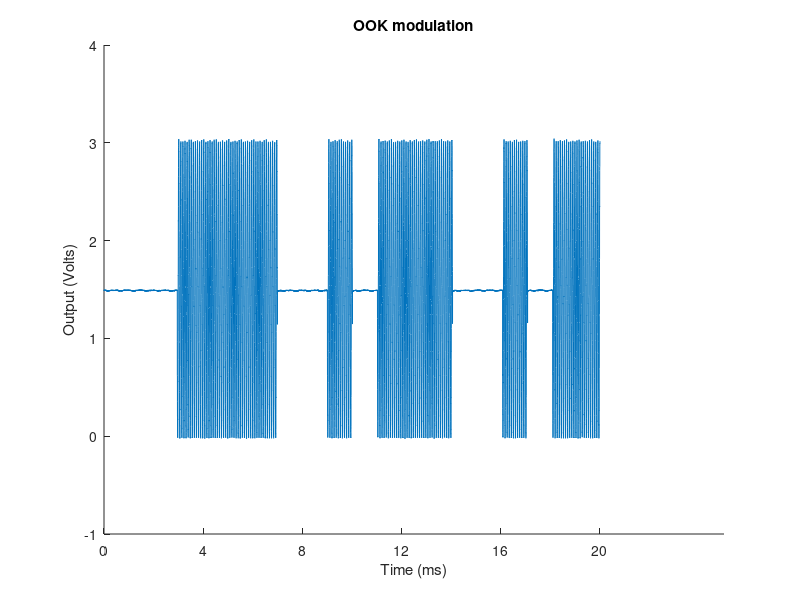

The MATLAB source for this figure: (Note: this script raises an error after producing the figure.)
OOKdata = csvread('ECE486-L4T3-OOK-scope-.csv');
%treal = OOKdata(:,1);
%t = 1:40000;
took = 1:16000;
%y = data(:,2);
ook = OOKdata(11501:27500,2);

figure(1);
hold on;
plot(took,ook);
title('OOK modulation');
xticks([0 3200 6400 9600 12800 16000]);
xticklabels({'0','4','8','12','16','20'});
xlabel('Time (ms)');
ylabel('Output (Volts)');
%xlim([1100 40000]);

ASKdata = csvread('ECE486-L4T3-ASK-scope-.csv');
task = 1:20000;
ask = ASKdata(68001:88000,2);

figure(2);
hold on;
plot(task./1000,ask);
title('ASK modulation');
xlabel('Time (ms)');
ylabel('Output (Volts)');


BPSKdata = csvread('ECE486-L4T3-BPSK-scope-.csv');
tbpsk = 1:20000;
bpsk = BPSKdata(55001:75000,2);

figure(3);
hold on;
plot(tbpsk./1000,bpsk);
title('BPSK modulation');
xlabel('Time (ms)');
ylabel('Output (Volts)');


QPSKdata = csvread('ECE486-L4T3-QPSK-scope-.csv');
tqpsk = 1:20000;
qpsk = QPSKdata(55001:75000,2);

figure(4);
hold on;
plot(tqpsk./1000,qpsk);
title('QPSK modulation');
xlabel('Time (ms)');
ylabel('Output (Volts)');